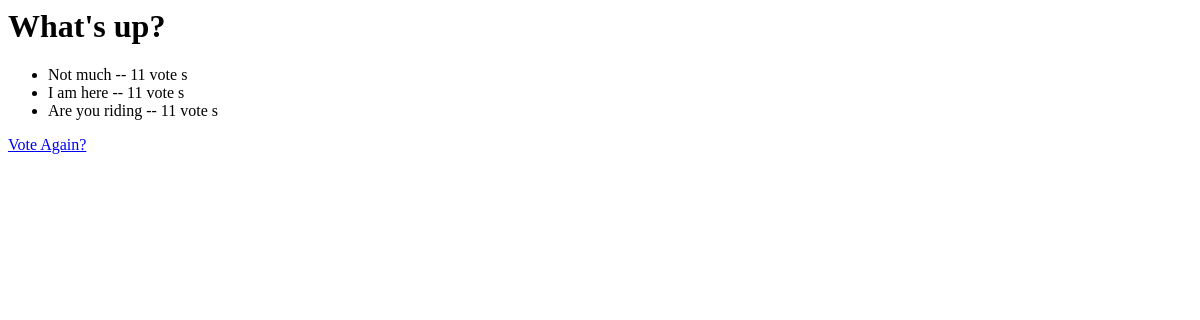
The page /polls/2/results/ on the database as committed earlier.
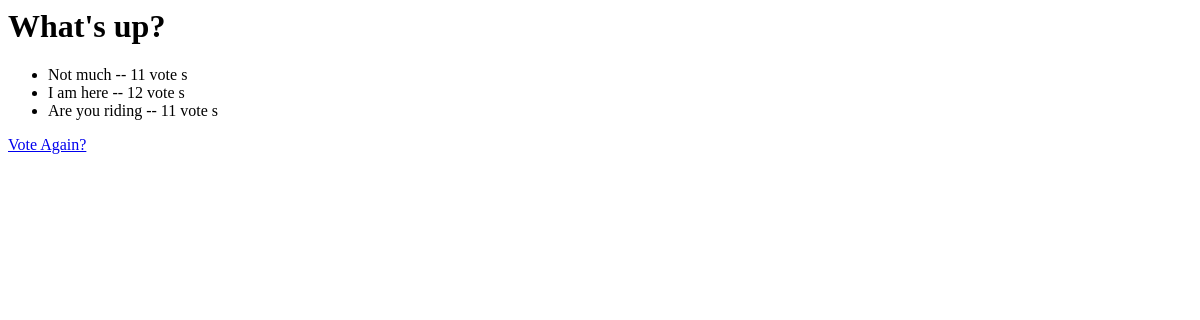
The same page on the database as committed later.
### polls/models.py (models this page shows, shortened)
class Question(models.Model):
	question_text = models.CharField(max_length=200)
	pub_date = models.DateTimeField('date published')

class Choice(models.Model):
	question = models.ForeignKey(Question, on_delete=models.CASCADE)
	choice_text = models.CharField(max_length=200)
	votes = models.IntegerField(default=0)

### polls/views.py (the view)
# urls.py: path('<int:question_id>/results/',views.results, name='results'),
def results(request, question_id):
	question = get_object_or_404(Question, pk=question_id)
	return render(request, 'polls/results.html', {'question': question})

### polls/templates/polls/results.html
<body>
	<h1> {{ question.question_text }}</h1>
	<ul>
		{% for choice in question.choice_set.all %}
		<li>
			{{ choice.choice_text }} -- {{ choice.votes }} vote {{ choice.votes|pluralize }}
		</li>
		{% endfor %}
	</ul>
	<a href="{% url 'polls:detail' question.id %}">Vote Again? </a>
</body>

Rows that differ between the two databases and show on the page:
changed Choice "I am here": votes "11" → "12"
